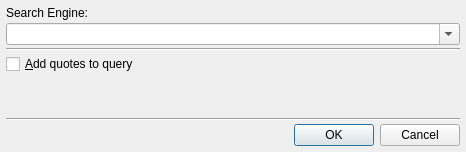
<ui version="4.0" >
 <author>Pere Constans</author>
 <class>c2bRLWebSearchSettings</class>
 <widget class="QDialog" name="c2bRLWebSearchSettings" >
  <property name="geometry" >
   <rect>
    <x>0</x>
    <y>0</y>
    <width>466</width>
    <height>152</height>
   </rect>
  </property>
  <property name="windowTitle" >
   <string>Web Search Settings - cb2Bib</string>
  </property>
  <property name="sizeGripEnabled" >
   <bool>false</bool>
  </property>
  <layout class="QGridLayout" >
   <property name="margin" >
    <number>6</number>
   </property>
   <property name="spacing" >
    <number>3</number>
   </property>
   <item row="3" column="0" colspan="3" >
    <widget class="QCheckBox" name="addQuotes" >
     <property name="text" >
      <string>&amp;Add quotes to query</string>
     </property>
    </widget>
   </item>
   <item row="4" column="1" >
    <spacer>
     <property name="orientation" >
      <enum>Qt::Vertical</enum>
     </property>
     <property name="sizeType" >
      <enum>QSizePolicy::Expanding</enum>
     </property>
     <property name="sizeHint" stdset="0" >
      <size>
       <width>20</width>
       <height>20</height>
      </size>
     </property>
    </spacer>
   </item>
   <item row="5" column="0" colspan="3" >
    <widget class="Line" name="line" >
     <property name="orientation" >
      <enum>Qt::Horizontal</enum>
     </property>
    </widget>
   </item>
   <item row="6" column="2" >
    <widget class="QDialogButtonBox" name="buttonBox" >
     <property name="layoutDirection" >
      <enum>Qt::LeftToRight</enum>
     </property>
     <property name="autoFillBackground" >
      <bool>true</bool>
     </property>
     <property name="orientation" >
      <enum>Qt::Horizontal</enum>
     </property>
     <property name="standardButtons" >
      <set>QDialogButtonBox::Cancel|QDialogButtonBox::Ok</set>
     </property>
     <property name="centerButtons" >
      <bool>false</bool>
     </property>
    </widget>
   </item>
   <item row="6" column="0" >
    <spacer>
     <property name="orientation" >
      <enum>Qt::Horizontal</enum>
     </property>
     <property name="sizeHint" stdset="0" >
      <size>
       <width>121</width>
       <height>20</height>
      </size>
     </property>
    </spacer>
   </item>
   <item row="0" column="0" colspan="3" >
    <widget class="QLabel" name="label" >
     <property name="text" >
      <string>Search Engine:</string>
     </property>
    </widget>
   </item>
   <item row="1" column="0" colspan="3" >
    <widget class="c2bComboBox" name="searchEngine" >
     <property name="editable" >
      <bool>true</bool>
     </property>
     <property name="insertPolicy" >
      <enum>QComboBox::NoInsert</enum>
     </property>
    </widget>
   </item>
   <item row="2" column="0" colspan="3" >
    <widget class="Line" name="line_2" >
     <property name="orientation" >
      <enum>Qt::Horizontal</enum>
     </property>
    </widget>
   </item>
  </layout>
 </widget>
 <customwidgets>
  <customwidget>
   <class>c2bComboBox</class>
   <extends>QComboBox</extends>
   <header>c2bComboBox.h</header>
  </customwidget>
 </customwidgets>
 <tabstops>
  <tabstop>addQuotes</tabstop>
  <tabstop>buttonBox</tabstop>
 </tabstops>
 <resources/>
 <connections>
  <connection>
   <sender>buttonBox</sender>
   <signal>accepted()</signal>
   <receiver>c2bRLWebSearchSettings</receiver>
   <slot>accept()</slot>
   <hints>
    <hint type="sourcelabel" >
     <x>455</x>
     <y>140</y>
    </hint>
    <hint type="destinationlabel" >
     <x>157</x>
     <y>161</y>
    </hint>
   </hints>
  </connection>
  <connection>
   <sender>buttonBox</sender>
   <signal>rejected()</signal>
   <receiver>c2bRLWebSearchSettings</receiver>
   <slot>reject()</slot>
   <hints>
    <hint type="sourcelabel" >
     <x>455</x>
     <y>146</y>
    </hint>
    <hint type="destinationlabel" >
     <x>286</x>
     <y>161</y>
    </hint>
   </hints>
  </connection>
 </connections>
</ui>
